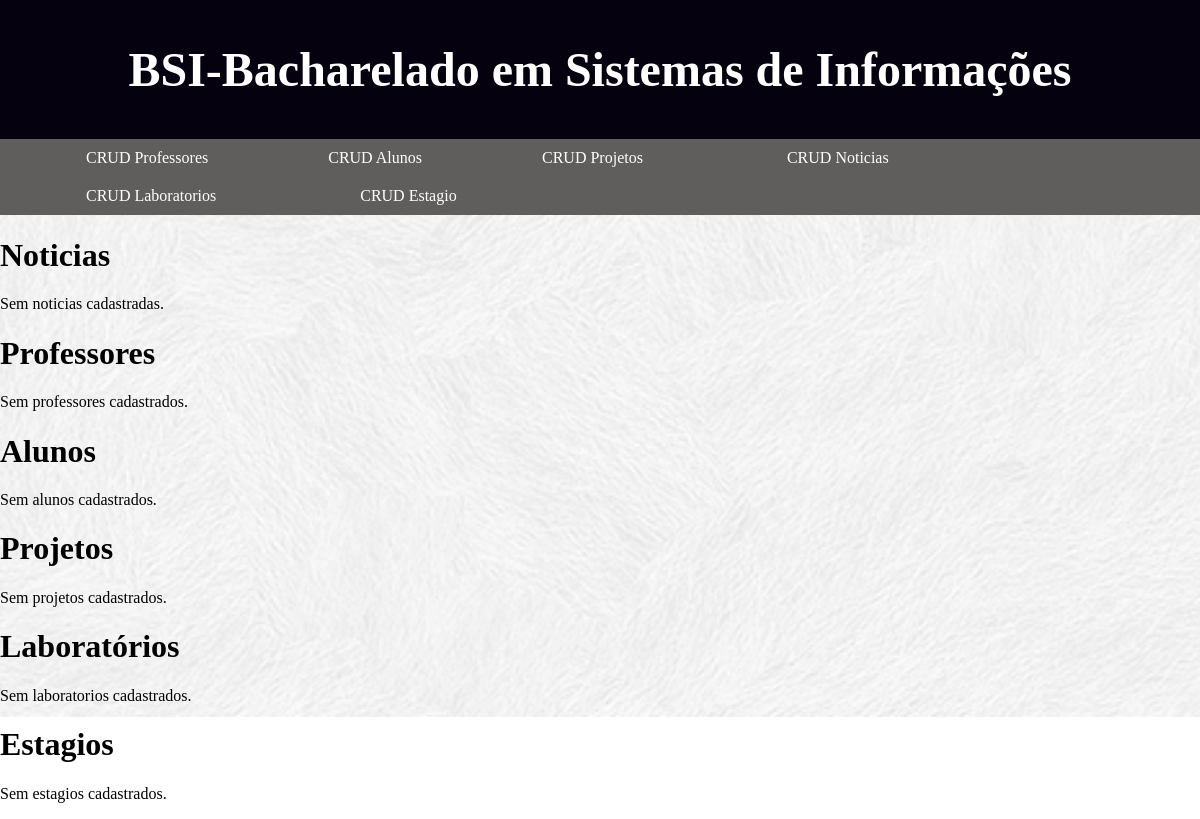
Page /bsi/ on the earlier database version.
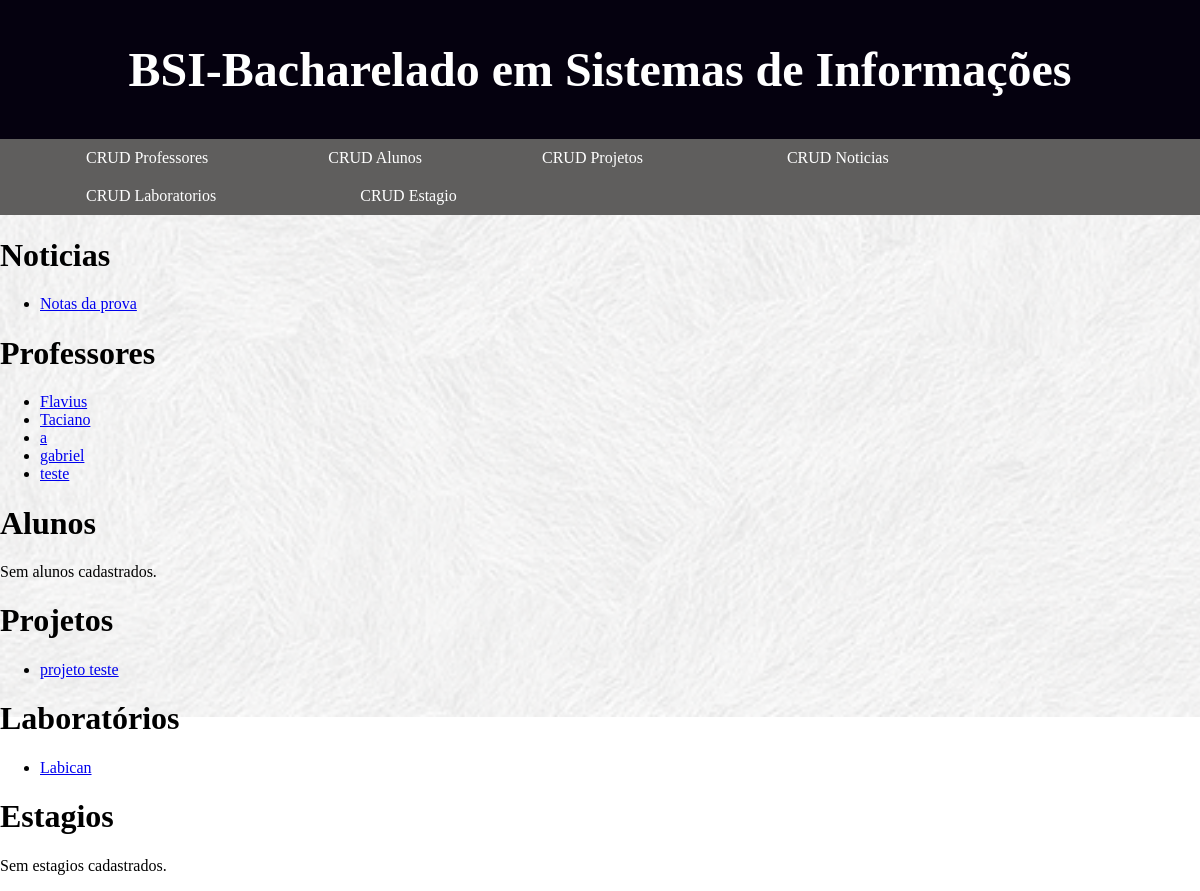
Same page on the later database version.
### bsi/models.py (models this page shows, shortened)
class Noticia(models.Model):
    nome = models.CharField(max_length=100)
    autor = models.ForeignKey(Professor, on_delete=models.SET("0"))
    descricao = models.CharField(max_length=300)

class Professor(models.Model):
    nome = models.CharField(max_length=100)
    username = models.CharField(max_length=100)
    senha = models.CharField(max_length=100)
    email = models.CharField(max_length=100)

class Projeto(models.Model):
    nome = models.CharField(max_length=100)
    coordenador = models.ForeignKey(Professor, on_delete=models.SET("0"))
    numVagas = models.IntegerField(default=0)
    descricao = models.CharField(max_length=300)

class Laboratorio(models.Model):
    nome = models.CharField(max_length=100)
    coordenador = models.ForeignKey(Professor, null=True, on_delete=models.SET_NULL)
    descricao = models.CharField(max_length=300)

### bsi/views.py (the view)
# urls.py: path('', views.index, name='index'),
def index(request):
    noticia_list = Noticia.objects.order_by('nome')
    professor_list = Professor.objects.order_by('nome')
    aluno_list = Aluno.objects.order_by('nome')
    laboratorio_list = Laboratorio.objects.order_by('nome')
    projeto_list = Projeto.objects.order_by('nome')
    estagio_list = Estagio.objects.order_by('nome')
    template = loader.get_template('bsi/index.html');
    context = {'professor_list': professor_list, 'noticia_list': noticia_list, 'aluno_list': aluno_list, 'laboratorio_list': laboratorio_list, 'projeto_list': projeto_list}
    return render(request, 'bsi/index.html', context)

### bsi/templates/bsi/index.html (shortened to what this page needs)
<html>
{% load static %}
<link rel="stylesheet" type="text/css" href="{% static 'bsi/bsi.css'%}">
<head>
</head>
<body>
    <div class="page-header">
        <h1><a href="../../bsi/">BSI-Bacharelado em Sistemas de Informações</a></h1>
    </div>
    <div id="menu">
        <ul>
            <li class = professor_crud ><a href="/bsi/professor">CRUD Professores<br /></a></li>
            <li class = aluno_crud><a href="/bsi/aluno">CRUD Alunos<br /></a></li>
            <li class = projeto_crud><a href="/bsi/projeto">CRUD Projetos<br /></a></li>
            <li class = noticia_crud><a href="/bsi/noticia">CRUD Noticias<br /></a></li>
            <li class = laboratorio_crud> <a href="/bsi/laboratorio">CRUD Laboratorios<br /></a></li>
            <li class = estagio_crud> <a href="/bsi/estagio">CRUD Estagio<br /></a></li>
        </ul>
    </div>
    <h1>Noticias</h1>
    {% if noticia_list %}
    <ul>
        {% for noticia in noticia_list %}
        <li>
            <a href="/bsi/noticia/view/{{ noticia.id }}">{{ noticia.nome }}</a>
        </li>
        {% endfor %}
    </ul>
    {% else %}
    <p>Sem noticias cadastradas.</p>
    {% endif %}
    <h1>Professores</h1>
    {% if professor_list %}
    <ul>
        {% for professor in professor_list %}
        <li>
            <a href="/bsi/professor/view/{{ professor.id }}">{{ professor.nome }}</a>
        </li>
        {% endfor %}
    </ul>
    {% else %}
    <p>Sem professores cadastrados.</p>
    {% endif %}
    <h1>Alunos</h1>
    {% if aluno_list %}
    <ul>
        {% for aluno in aluno_list %}
        <li>
            <a href="/bsi/aluno/view/{{ aluno.id }}">{{ aluno.nome }}</a>
        </li>
        {% endfor %}
    </ul>
    {% else %}
    <p>Sem alunos cadastrados.</p>
    {% endif %}
    <h1>Projetos</h1>
    {% if projeto_list %}
    <ul>
        {% for projeto in projeto_list %}
        <li>
          <a href="/bsi/projeto/view/{{ projeto.id }}">{{ projeto.nome }}</a>
        </li>
        {% endfor %}
    </ul>
    {% else %}
    <p>Sem projetos cadastrados.</p>
    {% endif %}
    <h1>Laboratórios</h1>
    {% if laboratorio_list %}
    <ul>
        {% for laboratorio in laboratorio_list %}
        <li>
            <a href="/bsi/laboratorio/view/{{ laboratorio.id }}">{{ laboratorio.nome }}</a>
        </li>
        {% endfor %}
    </ul>
    {% else %}
    <p>Sem laboratorios cadastrados.</p>
    {% endif %}
    <h1>Estagios</h1>
    {% if estagipo_list %}
    <ul>
        {% for estagio in estagio_list %}
        <li>
            <a href="/bsi/estagio/view/{{ estagio.id }}">{{ estagio.nome }}</a>
        </li>
        {% endfor %}
    </ul>
    {% else %}
    <p>Sem estagios cadastrados.</p>
    {% endif %}
</body>
</html>

### bsi/static/bsi/bsi.css (style rules this page uses)
.page-header { background-color: rgb(5, 1, 15); margin-top: 0; padding: 10px 10px 10px 10px; text-align: center; }
body { background: white url("images/website_background.png") no-repeat; background-size: 150% }
.page-header h1, .page-header h1 a, .page-header h1 a:visited, .page-header h1 a:active { color: #ffffff; font-size: 36pt; text-decoration: none; }
h1, h2, h3, h4 { font-family: 'Times', cursive; }
.professor_crud { margin-left:-1.5em; }
.aluno_crud { margin-left:-1.5em; }
.projeto_crud { margin-left:-1.5em; }
.laboratorio_crud { margin-left:-1.5em; }

### bsi/templates/bsi/index.html (style rules this page uses)
body { margin: 0; }
#menu ul { margin: 0; background-color: rgb(95, 94, 93); list-style: none; }
#menu ul li { display: inline; }
#menu ul li a { padding: 10px 70px; display: inline-block; color: white; text-decoration: none; }

Differences in the rows shown:
added Noticia: nome "Notas da prova"
added Professor: nome "Flavius"
added Professor: nome "Taciano"
added Professor: nome "a"
added Professor: nome "gabriel"
added Professor: nome "teste"
added Projeto: nome "projeto teste"
added Laboratorio: nome "Labican"
Other differences:
text no longer shown: "Sem noticias cadastradas. Sem professores cadastrados. Sem projetos cadastrados. Sem laboratorios cadastrados."
